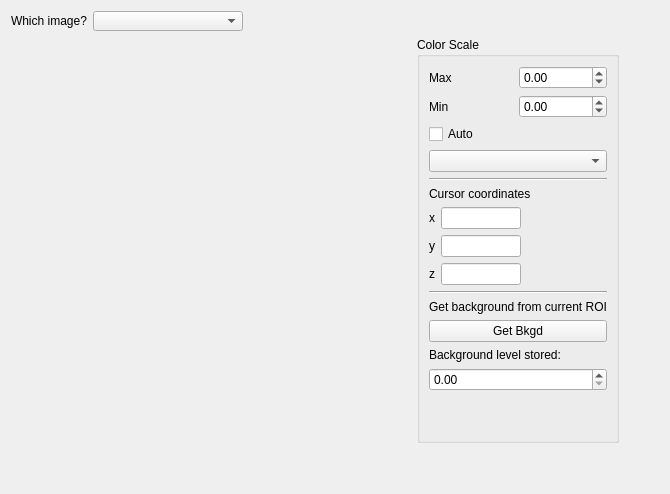
      <widget class="QWidget" name="tab_2">
       <attribute name="title">
        <string>Raw Data</string>
       </attribute>
       <layout class="QVBoxLayout" name="verticalLayout_9">
        <item>
         <layout class="QHBoxLayout" name="horizontalLayout">
          <item>
           <widget class="QLabel" name="label_22">
            <property name="text">
             <string>Which image?</string>
            </property>
           </widget>
          </item>
          <item>
           <widget class="QComboBox" name="whichImageCombo">
            <property name="sizePolicy">
             <sizepolicy hsizetype="Fixed" vsizetype="Fixed">
              <horstretch>0</horstretch>
              <verstretch>0</verstretch>
             </sizepolicy>
            </property>
            <property name="minimumSize">
             <size>
              <width>150</width>
              <height>20</height>
             </size>
            </property>
            <property name="maximumSize">
             <size>
              <width>150</width>
              <height>20</height>
             </size>
            </property>
           </widget>
          </item>
          <item>
           <spacer name="horizontalSpacer_7">
            <property name="orientation">
             <enum>Qt::Horizontal</enum>
            </property>
            <property name="sizeHint" stdset="0">
             <size>
              <width>40</width>
              <height>20</height>
             </size>
            </property>
           </spacer>
          </item>
         </layout>
        </item>
        <item>
         <layout class="QHBoxLayout" name="horizontalLayout_7">
          <item>
           <widget class="QWidget" name="RawImages" native="true">
            <property name="sizePolicy">
             <sizepolicy hsizetype="Maximum" vsizetype="Minimum">
              <horstretch>0</horstretch>
              <verstretch>0</verstretch>
             </sizepolicy>
            </property>
            <property name="minimumSize">
             <size>
              <width>400</width>
              <height>200</height>
             </size>
            </property>
            <property name="maximumSize">
             <size>
              <width>800</width>
              <height>16777215</height>
             </size>
            </property>
            <layout class="QVBoxLayout" name="RawLayout"/>
           </widget>
          </item>
          <item>
           <widget class="QGroupBox" name="groupBox_2">
            <property name="title">
             <string>Color Scale</string>
            </property>
            <layout class="QVBoxLayout" name="verticalLayout_8">
             <item>
              <layout class="QGridLayout" name="gridLayout_9">
               <item row="0" column="0">
                <widget class="QLabel" name="label_33">
                 <property name="text">
                  <string>Max</string>
                 </property>
                </widget>
               </item>
               <item row="0" column="1">
                <widget class="QDoubleSpinBox" name="RawSpinMax">
                 <property name="minimum">
                  <double>-100000.000000000000000</double>
                 </property>
                 <property name="maximum">
                  <double>100000.000000000000000</double>
                 </property>
                </widget>
               </item>
               <item row="1" column="0">
                <widget class="QLabel" name="label_34">
                 <property name="text">
                  <string>Min</string>
                 </property>
                </widget>
               </item>
               <item row="1" column="1">
                <widget class="QDoubleSpinBox" name="RawSpinMin">
                 <property name="minimum">
                  <double>-100000.000000000000000</double>
                 </property>
                 <property name="maximum">
                  <double>100000.000000000000000</double>
                 </property>
                </widget>
               </item>
              </layout>
             </item>
             <item>
              <widget class="QCheckBox" name="RawCLimAuto">
               <property name="text">
                <string>Auto</string>
               </property>
              </widget>
             </item>
             <item>
              <widget class="QComboBox" name="cmapRawCombo"/>
             </item>
             <item>
              <widget class="Line" name="line_2">
               <property name="orientation">
                <enum>Qt::Horizontal</enum>
               </property>
              </widget>
             </item>
             <item>
              <widget class="QLabel" name="label_44">
               <property name="text">
                <string>Cursor coordinates</string>
               </property>
              </widget>
             </item>
             <item>
              <layout class="QHBoxLayout" name="horizontalLayout_10">
               <item>
                <widget class="QLabel" name="label_41">
                 <property name="maximumSize">
                  <size>
                   <width>20</width>
                   <height>16777215</height>
                  </size>
                 </property>
                 <property name="text">
                  <string>x</string>
                 </property>
                </widget>
               </item>
               <item>
                <widget class="QLineEdit" name="rawxCursorLE">
                 <property name="sizePolicy">
                  <sizepolicy hsizetype="Fixed" vsizetype="Fixed">
                   <horstretch>0</horstretch>
                   <verstretch>0</verstretch>
                  </sizepolicy>
                 </property>
                 <property name="maximumSize">
                  <size>
                   <width>80</width>
                   <height>16777215</height>
                  </size>
                 </property>
                </widget>
               </item>
               <item>
                <spacer name="horizontalSpacer_12">
                 <property name="orientation">
                  <enum>Qt::Horizontal</enum>
                 </property>
                 <property name="sizeHint" stdset="0">
                  <size>
                   <width>40</width>
                   <height>20</height>
                  </size>
                 </property>
                </spacer>
               </item>
              </layout>
             </item>
             <item>
              <layout class="QHBoxLayout" name="horizontalLayout_11">
               <item>
                <widget class="QLabel" name="label_42">
                 <property name="maximumSize">
                  <size>
                   <width>20</width>
                   <height>16777215</height>
                  </size>
                 </property>
                 <property name="text">
                  <string>y</string>
                 </property>
                </widget>
               </item>
               <item>
                <widget class="QLineEdit" name="rawyCursorLE">
                 <property name="sizePolicy">
                  <sizepolicy hsizetype="Fixed" vsizetype="Fixed">
                   <horstretch>0</horstretch>
                   <verstretch>0</verstretch>
                  </sizepolicy>
                 </property>
                 <property name="maximumSize">
                  <size>
                   <width>80</width>
                   <height>16777215</height>
                  </size>
                 </property>
                </widget>
               </item>
               <item>
                <spacer name="horizontalSpacer_13">
                 <property name="orientation">
                  <enum>Qt::Horizontal</enum>
                 </property>
                 <property name="sizeHint" stdset="0">
                  <size>
                   <width>40</width>
                   <height>20</height>
                  </size>
                 </property>
                </spacer>
               </item>
              </layout>
             </item>
             <item>
              <layout class="QHBoxLayout" name="horizontalLayout_12">
               <item>
                <widget class="QLabel" name="label_43">
                 <property name="maximumSize">
                  <size>
                   <width>20</width>
                   <height>16777215</height>
                  </size>
                 </property>
                 <property name="text">
                  <string>z</string>
                 </property>
                </widget>
               </item>
               <item>
                <widget class="QLineEdit" name="rawzCursorLE">
                 <property name="sizePolicy">
                  <sizepolicy hsizetype="Fixed" vsizetype="Fixed">
                   <horstretch>0</horstretch>
                   <verstretch>0</verstretch>
                  </sizepolicy>
                 </property>
                 <property name="maximumSize">
                  <size>
                   <width>80</width>
                   <height>16777215</height>
                  </size>
                 </property>
                </widget>
               </item>
               <item>
                <spacer name="horizontalSpacer_14">
                 <property name="orientation">
                  <enum>Qt::Horizontal</enum>
                 </property>
                 <property name="sizeHint" stdset="0">
                  <size>
                   <width>40</width>
                   <height>20</height>
                  </size>
                 </property>
                </spacer>
               </item>
              </layout>
             </item>
             <item>
              <widget class="Line" name="line">
               <property name="orientation">
                <enum>Qt::Horizontal</enum>
               </property>
              </widget>
             </item>
             <item>
              <widget class="QLabel" name="label_36">
               <property name="text">
                <string>Get background from current ROI</string>
               </property>
              </widget>
             </item>
             <item>
              <widget class="QPushButton" name="getBkgd">
               <property name="text">
                <string>Get Bkgd</string>
               </property>
              </widget>
             </item>
             <item>
              <widget class="QLabel" name="label_37">
               <property name="text">
                <string>Background level stored:</string>
               </property>
              </widget>
             </item>
             <item>
              <widget class="QDoubleSpinBox" name="bkgdValue"/>
             </item>
             <item>
              <spacer name="verticalSpacer_3">
               <property name="orientation">
                <enum>Qt::Vertical</enum>
               </property>
               <property name="sizeHint" stdset="0">
                <size>
                 <width>20</width>
                 <height>40</height>
                </size>
               </property>
              </spacer>
             </item>
            </layout>
           </widget>
          </item>
          <item>
           <spacer name="horizontalSpacer_8">
            <property name="orientation">
             <enum>Qt::Horizontal</enum>
            </property>
            <property name="sizeHint" stdset="0">
             <size>
              <width>40</width>
              <height>20</height>
             </size>
            </property>
           </spacer>
          </item>
         </layout>
        </item>
        <item>
         <spacer name="verticalSpacer_2">
          <property name="orientation">
           <enum>Qt::Vertical</enum>
          </property>
          <property name="sizeHint" stdset="0">
           <size>
            <width>20</width>
            <height>40</height>
           </size>
          </property>
         </spacer>
        </item>
       </layout>
      </widget>
